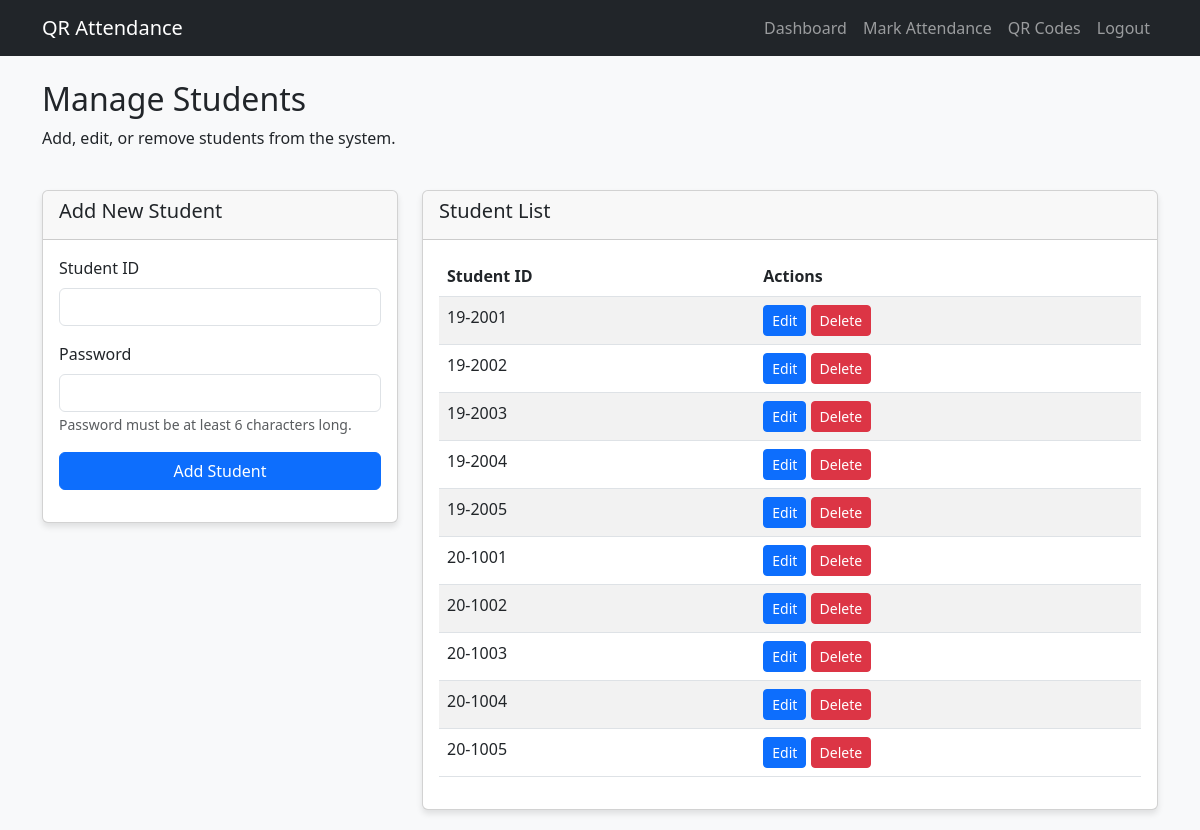
The page /pages/manage_students.php (signed in) on the database its author committed.
### tables this page shows
CREATE TABLE students (
    id INT AUTO_INCREMENT PRIMARY KEY,
    student_id VARCHAR(50) NOT NULL UNIQUE,
    password VARCHAR(255) NOT NULL,
    created_at TIMESTAMP DEFAULT CURRENT_TIMESTAMP
);

### pages/manage_students.php (the view, shortened to what this page needs)
<?php
require_once "../config/database.php";
$student_id = $password = "";
$student_id_err = $password_err = "";
$sql = "SELECT * FROM students ORDER BY student_id";
$students = mysqli_query($conn, $sql);
include_once "../includes/header.php";
?>
<div class="row">
    <div class="col-md-12">
        <h2>Manage Students</h2>
        <p>Add, edit, or remove students from the system.</p>
    </div>
</div>
<div class="row mt-4">
    <div class="col-md-4">
        <div class="card">
            <div class="card-header">
                <h5>Add New Student</h5>
            </div>
            <div class="card-body">
                <form action="<?php echo htmlspecialchars($_SERVER["PHP_SELF"]); ?>" method="post" class="needs-validation" novalidate>
                    <div class="mb-3">
                        <label for="student_id" class="form-label">Student ID</label>
                        <input type="text" name="student_id" id="student_id" class="form-control <?php echo (!empty($student_id_err)) ? 'is-invalid' : ''; ?>" value="<?php echo $student_id; ?>">
                    </div>
                    <div class="mb-3">
                        <label for="password" class="form-label">Password</label>
                        <input type="password" name="password" id="password" class="form-control <?php echo (!empty($password_err)) ? 'is-invalid' : ''; ?>">
                        <small class="form-text text-muted">Password must be at least 6 characters long.</small>
                    </div>
                    <div class="mb-3">
                        <button type="submit" class="btn btn-primary w-100">Add Student</button>
                    </div>
                </form>
            </div>
        </div>
    </div>
    <div class="col-md-8">
        <div class="card">
            <div class="card-header">
                <h5>Student List</h5>
            </div>
            <div class="card-body">
                <?php if(mysqli_num_rows($students) > 0): ?>
                <div class="table-responsive">
                    <table class="table table-striped">
                        <thead>
                            <tr>
                                <th>Student ID</th>
                                <th>Actions</th>
                            </tr>
                        </thead>
                        <tbody>
                            <?php while($row = mysqli_fetch_assoc($students)): ?>
                            <tr>
                                <td><?php echo htmlspecialchars($row["student_id"]); ?></td>
                                <td>
                                    <a href="edit_student.php?id=<?php echo $row["id"]; ?>" class="btn btn-sm btn-primary">Edit</a>
                                    <form action="<?php echo htmlspecialchars($_SERVER["PHP_SELF"]); ?>" method="post" class="d-inline" onsubmit="return confirm('Are you sure you want to delete this student?');">
                                        <button type="submit" class="btn btn-sm btn-danger">Delete</button>
                                    </form>
                                </td>
                            </tr>
                            <?php endwhile; ?>
                        </tbody>
                    </table>
                </div>
                <?php else: ?>
                <p>No students found.</p>
                <?php endif; ?>
            </div>
        </div>
    </div>
</div>
<?php
include_once "../includes/footer.php";
?>

### assets/css/style.css (style rules this page uses)
body { background-color: #f8f9fa; }
.card { margin-bottom: 20px; box-shadow: 0 4px 6px rgba(0, 0, 0, 0.1); }

### rows shown on the page
students: student "19-2001"
students: student "19-2002"
students: student "19-2003"
students: student "19-2004"
students: student "19-2005"
students: student "20-1001"
students: student "20-1002"
students: student "20-1003"
students: student "20-1004"
students: student "20-1005"
